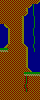

Tiled map render using the project's own tile images. Description and the whole map definition, tile-layer contents included, below:
An orthogonal 10x25 tile map with 4x4 px tiles, 1 tile layer (Capa de Patrones 1).

<map version="1.0" tiledversion="1.0.2" orientation="orthogonal" renderorder="right-down" width="10" height="25" tilewidth="4" tileheight="4" nextobjectid="1">
 <tileset firstgid="1" source="tilesetJungle.tsx" />
 <layer name="Capa de Patrones 1" width="10" height="25">
  <data encoding="csv">
3,3,3,3,3,3,3,3,3,1,
3,3,3,3,3,3,3,1,9,12,
3,3,3,3,3,3,6,12,9,12,
3,3,3,3,3,3,1,12,9,12,
3,3,3,3,3,6,12,12,10,12,
3,3,3,3,3,6,12,12,10,12,
12,2,3,3,3,6,12,12,10,12,
12,12,5,3,3,6,12,12,9,12,
12,12,5,3,3,6,12,12,9,12,
12,12,5,3,3,6,12,12,10,12,
12,12,5,3,3,6,12,12,10,12,
12,7,3,3,3,3,8,12,9,12,
4,4,3,3,3,3,6,12,10,12,
3,3,3,3,3,3,6,12,12,12,
3,3,3,3,3,3,6,12,12,12,
3,3,3,3,3,3,6,12,12,12,
3,3,3,3,3,3,6,12,12,12,
3,3,3,3,3,3,3,8,12,12,
3,3,3,3,3,3,4,4,4,4,
3,3,3,3,3,3,13,3,3,3,
3,3,3,3,3,3,13,3,3,3,
3,3,3,3,3,3,14,3,3,3,
3,3,3,3,3,3,13,3,3,3,
3,3,3,3,3,3,3,3,3,3,
3,3,3,3,3,3,3,3,3,3
</data>
 </layer>
</map>
